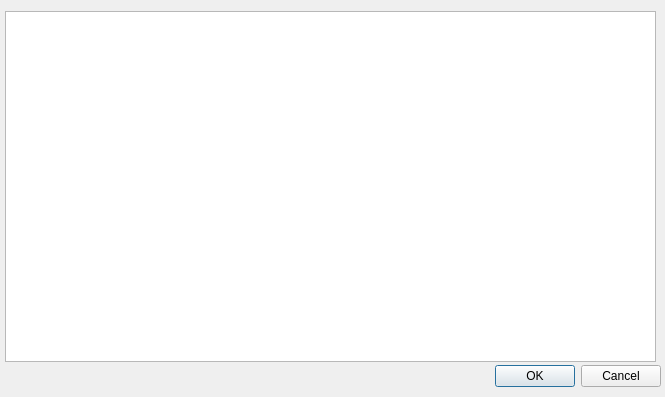
<?xml version="1.0" encoding="UTF-8"?>
<ui version="4.0">
 <class>dTablaInfo</class>
 <widget class="QDialog" name="dTablaInfo">
  <property name="geometry">
   <rect>
    <x>0</x>
    <y>0</y>
    <width>665</width>
    <height>397</height>
   </rect>
  </property>
  <property name="windowTitle">
   <string>Dialog</string>
  </property>
  <widget class="QDialogButtonBox" name="buttonBox">
   <property name="geometry">
    <rect>
     <x>320</x>
     <y>360</y>
     <width>341</width>
     <height>32</height>
    </rect>
   </property>
   <property name="orientation">
    <enum>Qt::Horizontal</enum>
   </property>
   <property name="standardButtons">
    <set>QDialogButtonBox::Cancel|QDialogButtonBox::Ok</set>
   </property>
  </widget>
  <widget class="QTableView" name="tablaInfo">
   <property name="geometry">
    <rect>
     <x>5</x>
     <y>11</y>
     <width>651</width>
     <height>351</height>
    </rect>
   </property>
  </widget>
 </widget>
 <resources/>
 <connections>
  <connection>
   <sender>buttonBox</sender>
   <signal>accepted()</signal>
   <receiver>dTablaInfo</receiver>
   <slot>accept()</slot>
   <hints>
    <hint type="sourcelabel">
     <x>248</x>
     <y>254</y>
    </hint>
    <hint type="destinationlabel">
     <x>157</x>
     <y>274</y>
    </hint>
   </hints>
  </connection>
  <connection>
   <sender>buttonBox</sender>
   <signal>rejected()</signal>
   <receiver>dTablaInfo</receiver>
   <slot>reject()</slot>
   <hints>
    <hint type="sourcelabel">
     <x>316</x>
     <y>260</y>
    </hint>
    <hint type="destinationlabel">
     <x>286</x>
     <y>274</y>
    </hint>
   </hints>
  </connection>
 </connections>
</ui>
